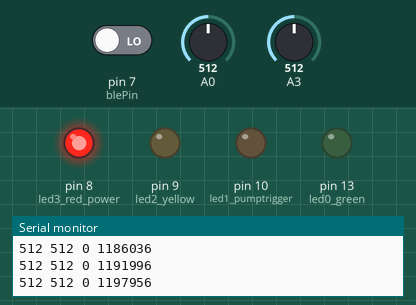
Recording of a sketch running on a simulated Arduino Nano, built with avr-gcc and run on an emulated ATmega328P. Parts: output pins drawn as LEDs (lit = HIGH), the last lines printed to the serial monitor. Inputs (shaded band) come from the test bench; at power-on: pin 7 (blePin) LOW, A3 = 512, A0 = 512.

Above: at 1.2 s.
1.3 s: pin 7 (blePin) driven HIGH
At 2.1 s:
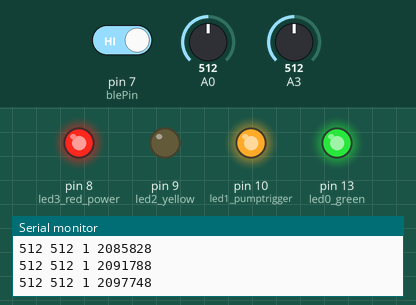
2.8 s: A3 set to 433
4.3 s: A3 set to 409
5.8 s: A0 set to 106
7.3 s: A0 set to 94
8.8 s: pin 7 (blePin) driven LOW
At 10.1 s:
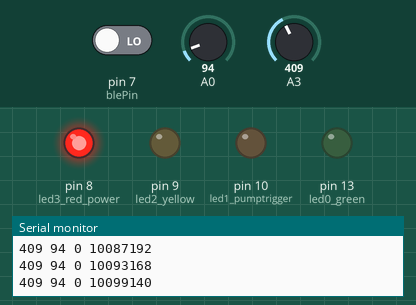
Timing chart, 0 to 11.3 s (numbered marks = the images above; inputs shaded):
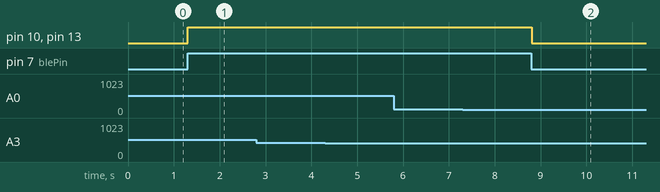

Measured:
- after the input at 1.3 s, pin 10 (led1_pumptrigger), pin 13 (led0_green): LOW → HIGH at once
- after the input at 8.8 s, pin 10 (led1_pumptrigger), pin 13 (led0_green): HIGH → LOW at once

The sketch:

AudioORPhotoORble2pump2.ino
```cpp
//  turn on one of these lines below depending on whether using
//  audio, photodiode, or ble to trigger pump:
//      ledStatePump = ledStateAudio;
//      ledStatePump = ledStatePhoto;
//      ledStatePump = ledStateBLE;

int led0_green = 13; //green led, tied to pump
int led1_pumptrigger = 10; //pump
int led2_yellow = 9; //yellow led, photo or ble status
int led3_red_power = 8; //red led, arduino power
int blePin = 7; //digital input from ble nano
int ledStatePump = LOW;
int ledStateAudio = LOW;
int ledStatePhoto = LOW;
int ledStateBLE = LOW;
int turnpumpoff=0;

// the setup routine runs once when you press reset:
void setup() {
  // initialize serial communication at 9600 bits per second:
  Serial.begin(115200);
  pinMode(led0_green, OUTPUT); //green
  pinMode(led1_pumptrigger, OUTPUT); //pump
  pinMode(led2_yellow, OUTPUT); //yellow
  pinMode(led3_red_power, OUTPUT); //red

  pinMode(blePin, INPUT); //digital input from ble nano

  digitalWrite(led3_red_power,HIGH); //turn red led on for power
  digitalWrite(led0_green,LOW); //turn green led off
  digitalWrite(led2_yellow,LOW); //turn yellow led off
  digitalWrite(led1_pumptrigger,LOW); //turn pump off
}

void loop(){
  int audioInput = analogRead(A0);
  int photoInput = analogRead(A3);
  int bleInput = digitalRead(blePin);
  Serial.println(String(photoInput) + " "
    + String(audioInput) + " "
    + String(bleInput) + " "
    + String(micros()));
//  Serial.println();

  //Handles audio line
  if (audioInput > 20 && ledStateAudio == HIGH)
  {
  }
  else if (audioInput > 20 && ledStateAudio == LOW)
  {
     ledStateAudio = HIGH;
  }
  else if (ledStateAudio == HIGH)
  {
    ledStateAudio = LOW;
  }

    //Handles ble line
   if (bleInput == HIGH)
   {
    ledStateBLE = HIGH;
   }
   else if (bleInput == LOW)
   {
    ledStateBLE = LOW;
   }

  // Handles photodiode line
  if (photoInput > 500 && ledStatePhoto == LOW)
  {
     ledStatePhoto = HIGH;
  }
  else if (photoInput > 425 && ledStatePhoto == HIGH)
  {
  }
  else if (photoInput < 425 && ledStatePhoto == HIGH)
  {
    turnpumpoff=turnpumpoff+1;
    if (turnpumpoff >= 1){
      ledStatePhoto = LOW;
      Serial.println("turned pump off");
      turnpumpoff=0;
    }
  }

//  ledStatePump = ledStateAudio;
//  ledStatePump = ledStatePhoto;
//  digitalWrite(led2_yellow,ledStatePhoto);
  ledStatePump = ledStateBLE;

  digitalWrite(led1_pumptrigger,ledStatePump); //trigger pump
  digitalWrite(led0_green,ledStatePump); //green led (pump)
  delay(5);
}
```
